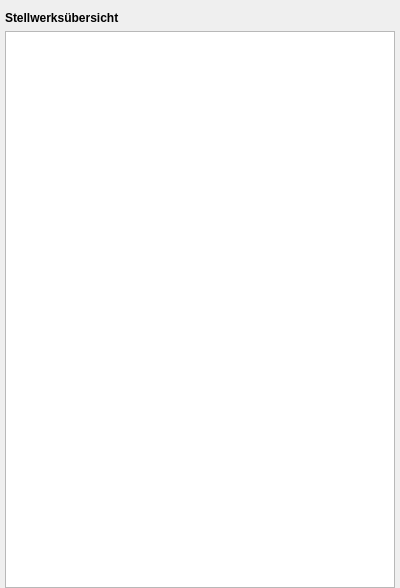
<?xml version="1.0" encoding="UTF-8"?>
<ui version="4.0">
 <class>StellwerksSidebarWidget</class>
 <widget class="QWidget" name="StellwerksSidebarWidget">
  <property name="geometry">
   <rect>
    <x>0</x>
    <y>0</y>
    <width>400</width>
    <height>588</height>
   </rect>
  </property>
  <property name="windowTitle">
   <string>Form</string>
  </property>
  <layout class="QVBoxLayout" name="verticalLayout">
   <property name="leftMargin">
    <number>5</number>
   </property>
   <property name="rightMargin">
    <number>5</number>
   </property>
   <property name="bottomMargin">
    <number>0</number>
   </property>
   <item>
    <widget class="QLabel" name="label_ueberschrift">
     <property name="font">
      <font>
       <weight>75</weight>
       <bold>true</bold>
      </font>
     </property>
     <property name="text">
      <string>Stellwerksübersicht</string>
     </property>
    </widget>
   </item>
   <item>
    <widget class="QTreeView" name="treeView"/>
   </item>
  </layout>
 </widget>
 <resources/>
 <connections/>
</ui>
